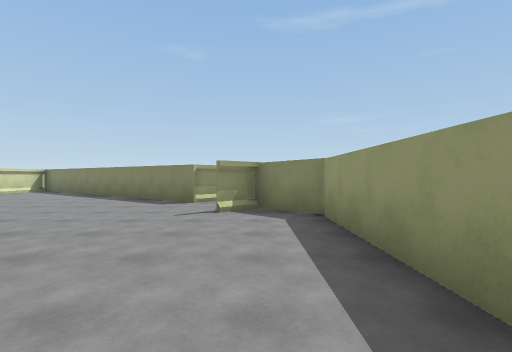
[1] (above)

16 first-person views from a walk through a scene from a Unity 3-D project. The camera is 1.4 m above the floor, looks level and sees 85° across. The floor is counted in squares, 2 m on a side. Each view is taken from the middle of a square. On the plan, view 1 faces up. The plan holds only what a view shows up to about 9 squares ahead; the rest is blank.

[2]
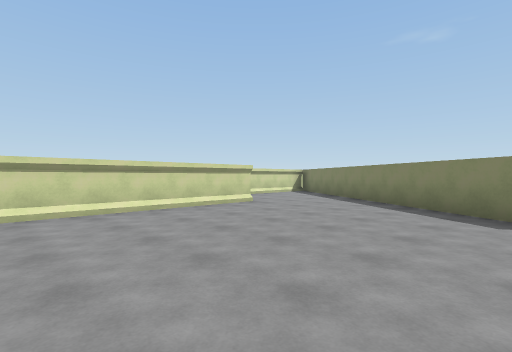

[3]
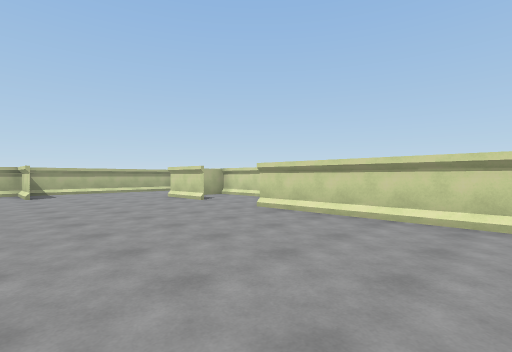

[4]
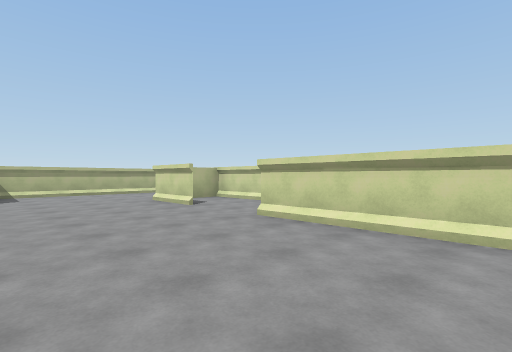

[5]
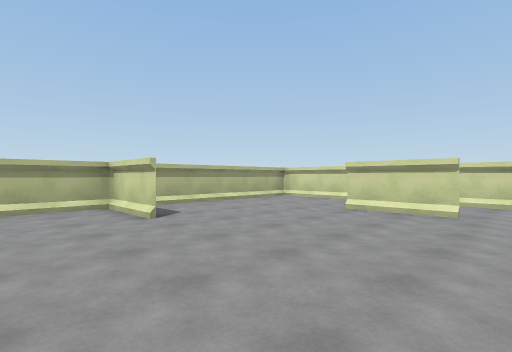

[6]
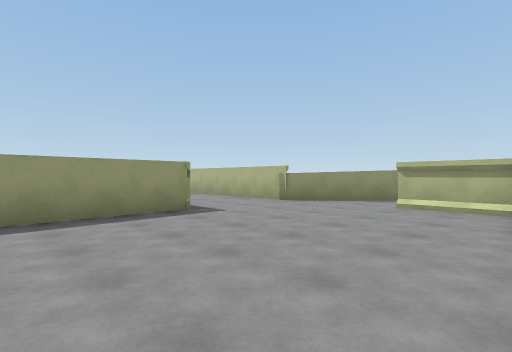

[7]
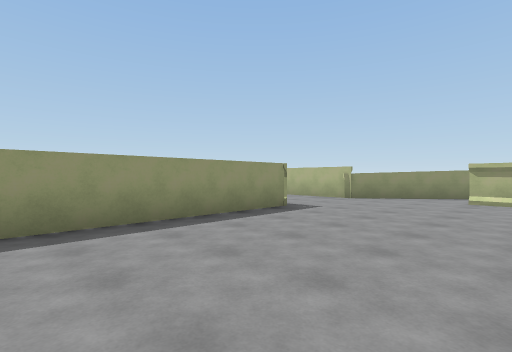

[8]
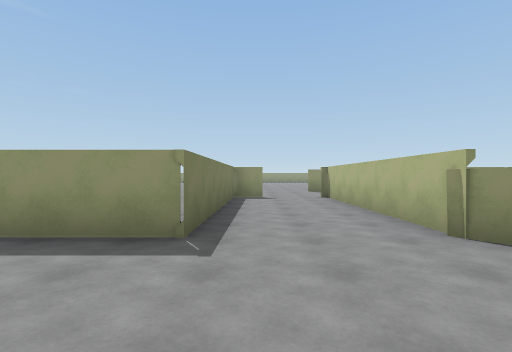

[9]
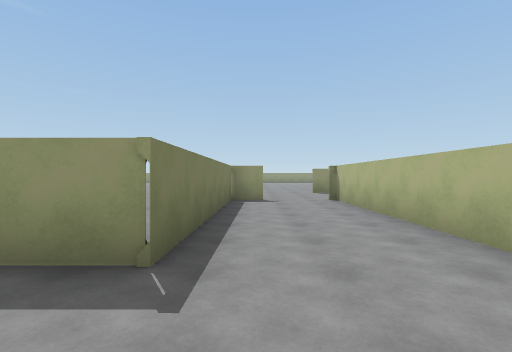

[10]
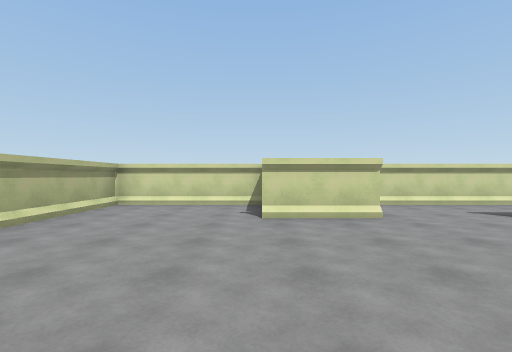

[11]
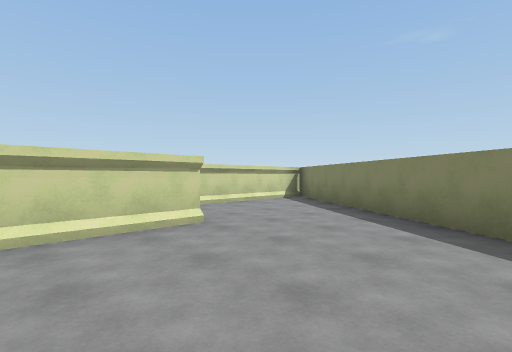

[12]
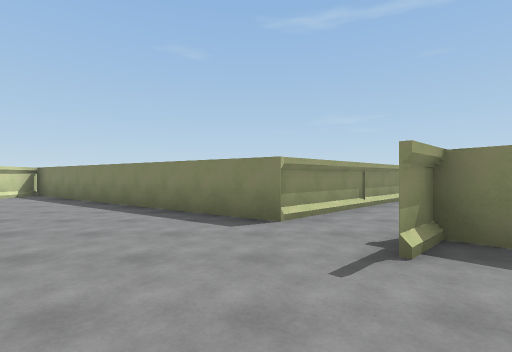

[13]
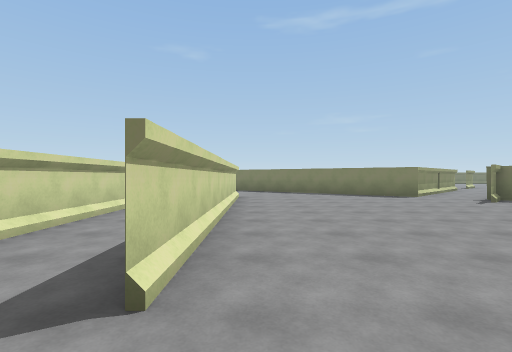

[14]
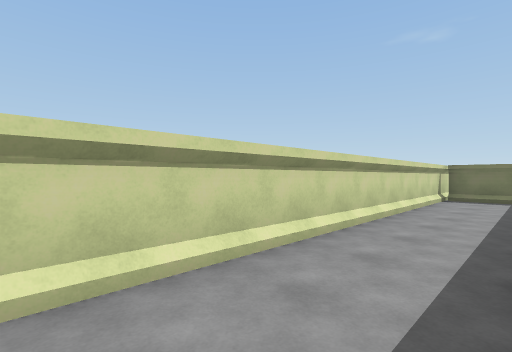

[15]
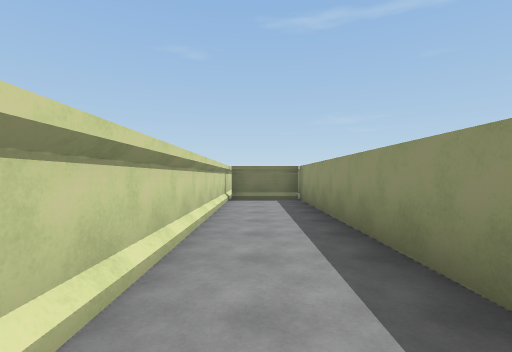

[16]
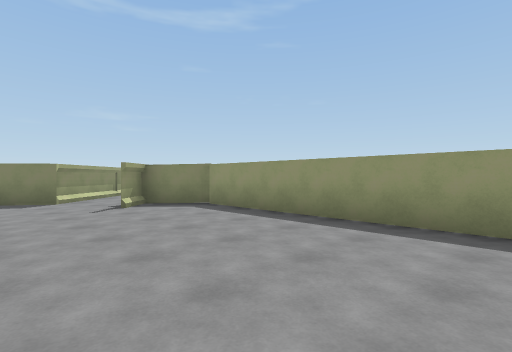

### Floor plan
Points are (right, up) in squares from view 1. A wall is a line through its corners. A room is listed if a view was taken in it or the views show most of it. See-through windows are left out.
Room 1 (views 1, 2, 3, 4, 5, 6, 7, 8, 9, 10, 11, 12, 13, 16)
walls: (-7.7, -2.9) (-7.7, -5); (-4.1, -6.4) (-4.1, -8.5); (0, 6.2) (-0.8, 5.4); (-9.9, -4.8) (-9.9, -8.5) (-1.8, -8.6); (-7.7, 7.5) (-7.7, -0.6); (-1.7, -10.6) (1.2, -8.3) (7.1, -8.3); (7.2, -6.2) (7.2, -5.3) (1.2, -5.2) (1.2, 5) (-0.2, 6.3); (2.1, 11) (-1.7, 7.3) (-9.2, 12.6); (-9.9, 12) (-9.9, 7)
low walls: (-9.2, -8.3) (-6.7, -8.3)
ways out: opening at (-8, -1.5) to room 2; opening at (7, -7)
Room 2 (views 14, 15)
walls: (-7.7, 0.4) (-7.7, 7.4) (-9.7, 7.4); (-9.9, 7) (-9.9, -3.9)
ways out: opening at (-8, -1.5) to room 1

Where each view was taken, in squares from view 1:
view 1: 0 up, 0 right, facing up
view 2: 2 up, 2 left, facing up-left
view 3: 4 up, 3 left, facing down-left
view 4: 3 up, 4 left, facing down-left
view 5: 2 down, 2 left, facing down-left
view 6: 2 down, 4 left, facing down-right
view 7: 0 up, 3 left, facing down-right
view 8: 6 down, 2 left, facing right
view 9: 6 down, 1 left, facing right
view 10: 5 down, 3 left, facing left
view 11: 5 up, 4 left, facing up-left
view 12: 3 up, 2 left, facing up
view 13: 2 down, 7 left, facing up
view 14: 2 down, 8 left, facing up-left
view 15: 1 down, 9 left, facing up
view 16: 1 down, 3 left, facing up-right
